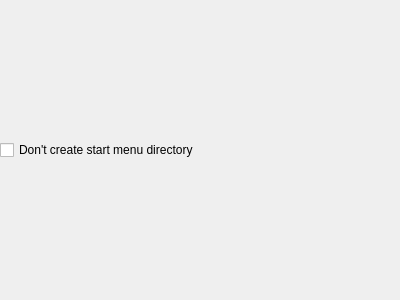
<?xml version="1.0" encoding="UTF-8"?>
<ui version="4.0">
 <class>CreateMenuDirCheckBoxForm</class>
 <widget class="QWidget" name="CreateMenuDirCheckBoxForm">
  <property name="geometry">
   <rect>
    <x>0</x>
    <y>0</y>
    <width>400</width>
    <height>300</height>
   </rect>
  </property>
  <property name="windowTitle">
   <string>Form</string>
  </property>
  <layout class="QVBoxLayout" name="verticalLayout">
   <property name="spacing">
    <number>0</number>
   </property>
   <property name="leftMargin">
    <number>0</number>
   </property>
   <property name="topMargin">
    <number>0</number>
   </property>
   <property name="rightMargin">
    <number>0</number>
   </property>
   <property name="bottomMargin">
    <number>0</number>
   </property>
   <item>
    <widget class="QCheckBox" name="CreateMenuDirCheckBox">
     <property name="text">
      <string>Don't create start menu directory</string>
     </property>
     <property name="checked">
      <bool>false</bool>
     </property>
    </widget>
   </item>
  </layout>
 </widget>
 <resources/>
 <connections/>
</ui>
